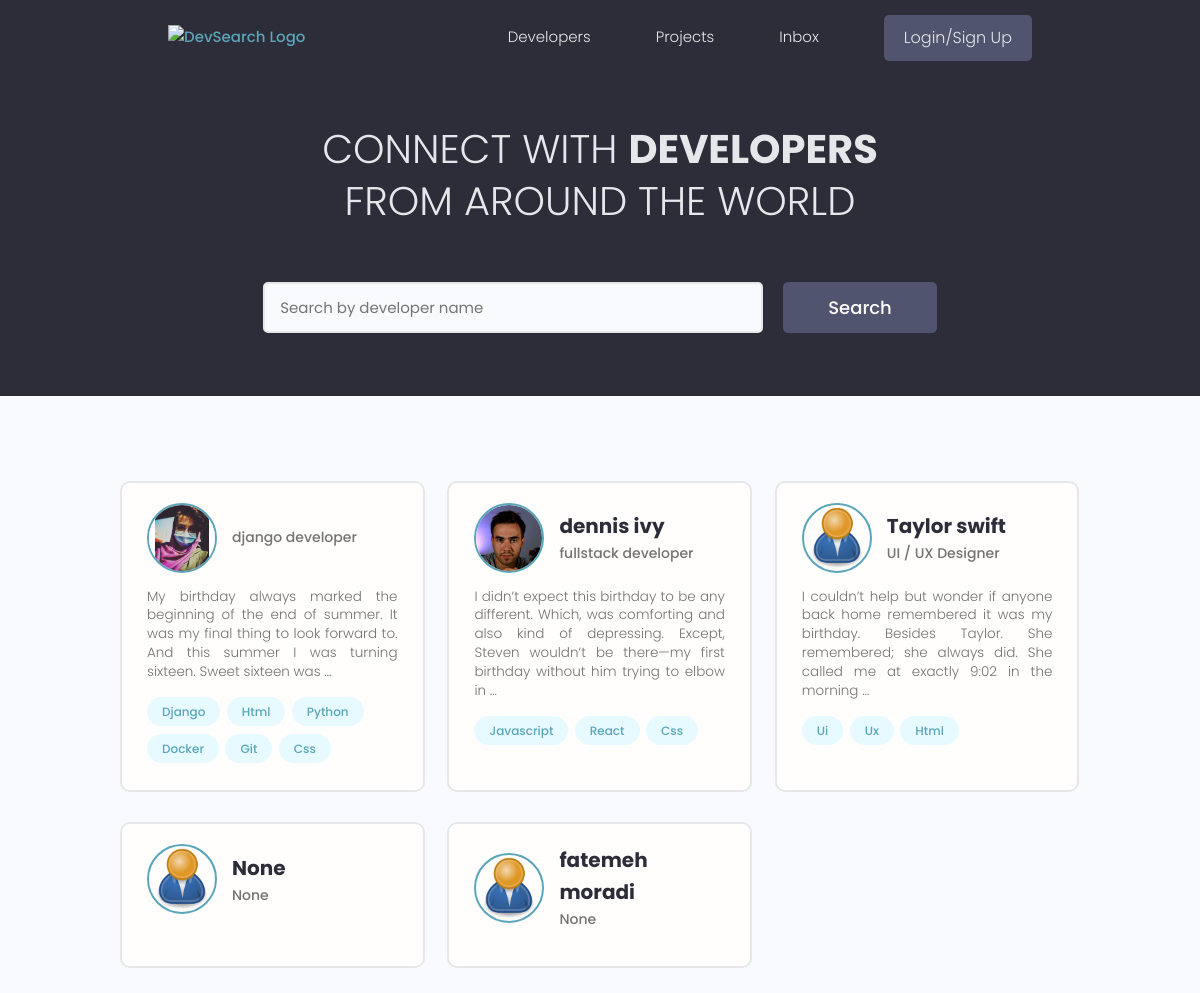
The page / on the database its author committed.
### users/models.py (models this page shows, shortened)
class Profile(models.Model):
    user = models.OneToOneField(User, on_delete=models.CASCADE, null=True, blank=True)
    name = models.CharField(max_length=250, null=True, blank=True)
    username = models.CharField(max_length=250, null=True, blank=True)
    email = models.EmailField(max_length=500, blank=True, null=True)
    short_intro = models.CharField(max_length=200, blank=True, null=True)
    bio = models.TextField(blank=True, null=True)
    location = models.CharField(max_length=200, blank=True, null=True)
    profile_image = models.ImageField(blank=True, null=True, upload_to='profiles/',
                         default='profiles/user-default.png')
    social_github = models.CharField(max_length=500, blank=True, null=True)
    social_linkedin = models.CharField(max_length=500, blank=True, null=True)
    social_website = models.CharField(max_length=500, blank=True, null=True)
    social_twitter = models.CharField(max_length=500, blank=True, null=True)
    created = models.DateTimeField(auto_now_add=True)
    id = models.UUIDField(default=uuid.uuid4, unique=True, editable=False, primary_key=True)

class Skill(models.Model):
    owner = models.ForeignKey(Profile, on_delete=models.CASCADE)
    name = models.CharField(max_length=200, blank=True, null=True)
    description = models.TextField(null=True, blank=True)

### users/views.py (the view)
# urls.py: path('', views.profiles, name='profiles'),
def profiles(request):
    profiles = Profile.objects.all()
    context = {
        'profiles' : profiles,
    }
    return render(request, 'users/profiles.html', context)

### users/templates/users/profiles.html (shortened to what this page needs)
{% extends 'main.html' %}
{% block content %}
<main class="home">
    <section class="hero-section text-center">
      <div class="container container--narrow">
        <div class="hero-section__box">
          <h2>CONNECT WITH <span>DEVELOPERS</span></h2>
          <h2>FROM AROUND THE WORLD</h2>
        </div>
        <div class="hero-section__search">
          <form class="form" action="#" method="get">
            <div class="form__field">
              <input class="input input--text" id="formInput#search" type="text" name="text"
                placeholder="Search by developer name" />
            </div>
            <input class="btn btn--sub btn--lg" type="submit" value="Search" />
          </form>
        </div>
      </div>
    </section>
    <section class="devlist">
      <div class="container">
        <div class="grid grid--three">
        {% for profile in profiles %}
          <div class="column card">
            <div class="dev">
              <a href="{% url 'user-profile' profile.pk %}" class="card__body">
                <div class="dev__profile">
                  <img class="avatar avatar--md" src="{{ profile.profile_image.url }}" alt="image" />
                  <div class="dev__meta">
                    <h3>{{ profile.name }}</h3>
                    <h5>{{ profile.short_intro|truncatewords:6 }}</h5>
                  </div>
                </div>
                <p class="dev__info">{{ profile.bio|truncatewords:30 }}</p>
                <div class="dev__skills">
                    {% for skill in profile.skill_set.all|slice:'6' %}
                      <span class="tag tag--pill tag--main">
                        <small>{{ skill.name|title }}</small>
                      </span>
                    {% endfor %}
                </div>
              </a>
            </div>
          </div>
          {% endfor %}
        </div>
      </div>
    </section>
  </main>
{% endblock %}

### static/styles/app.css (style rules this page uses)
:root { --color-sub: #2d2d39; }
.btn--sub { background-color: var(--color-sub-light); }
.card { border: 2px solid var(--color-light); }
img { width: 100%; }
.hero-section { height: 40vh; display: flex; align-items: center; background-color: var(--color-sub); }
.hero-section__box { margin-bottom: 4rem; }
.hero-section__box > h2, .hero-section__box > h2 > span { font-size: 4rem; color: var(--color-light); line-height: 1.3; text-transform: uppercase; }
.hero-section__box > h2 { font-weight: 300; }
.hero-section__box > h2 > span { font-weight: 700; }
.hero-section__search > .form { display: flex; align-items: center; justify-content: center; gap: 2rem; }
.hero-section__search > .form input.input--text { width: 50rem; }
.devlist { margin-top: 8rem; }
.devlist .grid { align-items: stretch; }
.devlist .dev .dev__profile { display: flex; align-items: center; gap: 1.5rem; }
.devlist .dev .dev__meta h3 { color: var(--color-sub); font-size: 2rem; font-weight: 700; }
.devlist .dev .dev__meta h5 { color: var(--color-text); font-size: 1.4rem; font-weight: 500; }
.devlist .dev .dev__info { margin: 1.5rem 0; font-size: 1.35rem; line-height: 1.4; text-align: justify; }

### static/uikit/styles/modules/_variables.css (style rules this page uses)
:root { --color-main: #5aa5b9; --color-main-light: #e6faff; --color-sub: #3f4156; --color-sub-light: #51546e; --color-sub-lighter: #ededfd; --color-text: #737373; --color-gray: #8b8b8b; --color-light: #e5e7eb; --color-light-gray: #767676; --color-bg: #f8fafd; --color-white: #fffefd; --color-white-light: #f3f3f3; --color-success: #359e64; --color-success-bg: #def8e8; --color-error: #fc4b0b; --color-error-bg: #fff2ee; --font-base: 'Poppins', arial, helvetica, 'Segoe UI', roboto, ubuntu, sans-serif; --font-monospace: 'Fira Code', 'Courier New', courier, monospace; --font-regular: 300; --font-medium: 500; --font-bold: 700; --generic-shadow: 1px 1px 5px #00000010; --generic-transition: all 0.3s ease-in-out; }

### static/uikit/styles/modules/_base.css (style rules this page uses)
* { margin: 0; padding: 0; box-sizing: border-box; text-rendering: optimizeLegibility; color: inherit; font-size: inherit; }
html { font-size: 50%; }
@media only screen and (min-width: 480px) { html { font-size: 56.25%; } }
@media only screen and (min-width: 1200px) { html { font-size: 62.5%; } }
body { line-height: 1.6; font-weight: 400; font-size: 1.5rem; color: var(--color-text); background-color: var(--color-bg); min-height: 100vh; }

### static/uikit/styles/modules/_typography.css (style rules this page uses)
* { font-family: var(--font-base); }
h2 { font-size: 3.6rem; font-weight: var(--font-bold); }
h3 { font-size: 3.2rem; font-weight: var(--font-medium); }
h5 { font-size: 2.4rem; font-weight: var(--font-medium); }
h5, h6 { font-weight: var(--font-regular); }
p, span, strong { font-size: 1.6rem; color: var(--color-text); font-weight: var(--font-regular); }
a { padding-bottom: 2px; text-decoration: none; display: inline-block; color: var(--color-main); font-weight: var(--font-medium); }

### static/uikit/styles/modules/_utilities.css (style rules this page uses)
.container { width: 92%; max-width: 165rem; margin: 0 auto; box-sizing: border-box; }
.container--narrow { width: 92%; max-width: 120rem; }
@media screen and (min-width: 1000px) { .container { width: 90%; } }
@media screen and (min-width: 1000px) { .container--narrow { width: 85%; } }
@media screen and (min-width: 1200px) { .container { width: 80%; } }
@media screen and (min-width: 1200px) { .container--narrow { width: 72%; } }
.text-center { text-align: center; }

### static/uikit/styles/modules/_avatar.css (style rules this page uses)
.avatar { border-radius: 50%; border: 2px solid var(--color-main); object-fit: cover; }
.avatar--md { height: 7rem; width: 7rem; }

### static/uikit/styles/modules/_button.css (style rules this page uses)
.btn { display: inline-block; position: relative; cursor: pointer; background-color: var(--color-light); font-weight: var(--font-medium); color: var(--color-sub); text-decoration: none; padding: 1rem 2rem; border-radius: 0.5rem; border: none; width: -webkit-fit-content; width: -moz-fit-content; width: fit-content; height: -webkit-fit-content; height: -moz-fit-content; height: fit-content; font-size: 1.6rem; outline-width: 0; outline-color: transparent; -webkit-backface-visibility: hidden; backface-visibility: hidden; transition: all 0.3s ease-in-out; }
.btn--sub { background-color: var(--color-sub); color: var(--color-white); }
.btn--lg { font-size: 1.8rem; padding: 1.2rem 4.5rem; }

### static/uikit/styles/modules/_card.css (style rules this page uses)
.card { border-radius: 1rem; background-color: var(--color-white); border: 1.5px solid var(--color-light); width: auto; height: auto; margin-top: 0.5rem; margin-bottom: 0.5rem; overflow: hidden; }
.card__body, .card__header { padding: 2rem 2.5rem; }

### rows shown on the page
Profile: profile_image (picture), short_intro "django developer", bio "My birthday always marked the beginning of the end of summer. It was my final thing to look forward to. And this summer I was turning sixteen. Sweet sixteen was …"
Skill: name "Django"
Skill: name "Html"
Skill: name "Python"
Skill: name "Docker"
Skill: name "Git"
Skill: name "Css"
Profile: profile_image (picture), name "dennis ivy", short_intro "fullstack developer", bio "I didn’t expect this birthday to be any different. Which, was comforting and also kind of depressing. Except, Steven wouldn’t be there—my first birthday without him trying to elbow in …"
Skill: name "Javascript"
Skill: name "React"
Skill: name "Css"
Profile: profile_image (placeholder picture), name "Taylor swift", short_intro "UI / UX Designer", bio "I couldn’t help but wonder if anyone back home remembered it was my birthday. Besides Taylor. She remembered; she always did. She called me at exactly 9:02 in the morning …"
Skill: name "Ui"
Skill: name "Ux"
Skill: name "Html"
Profile: profile_image (placeholder picture), name "None", short_intro "None"
Profile: profile_image (placeholder picture), name "fatemeh moradi", short_intro "None"
